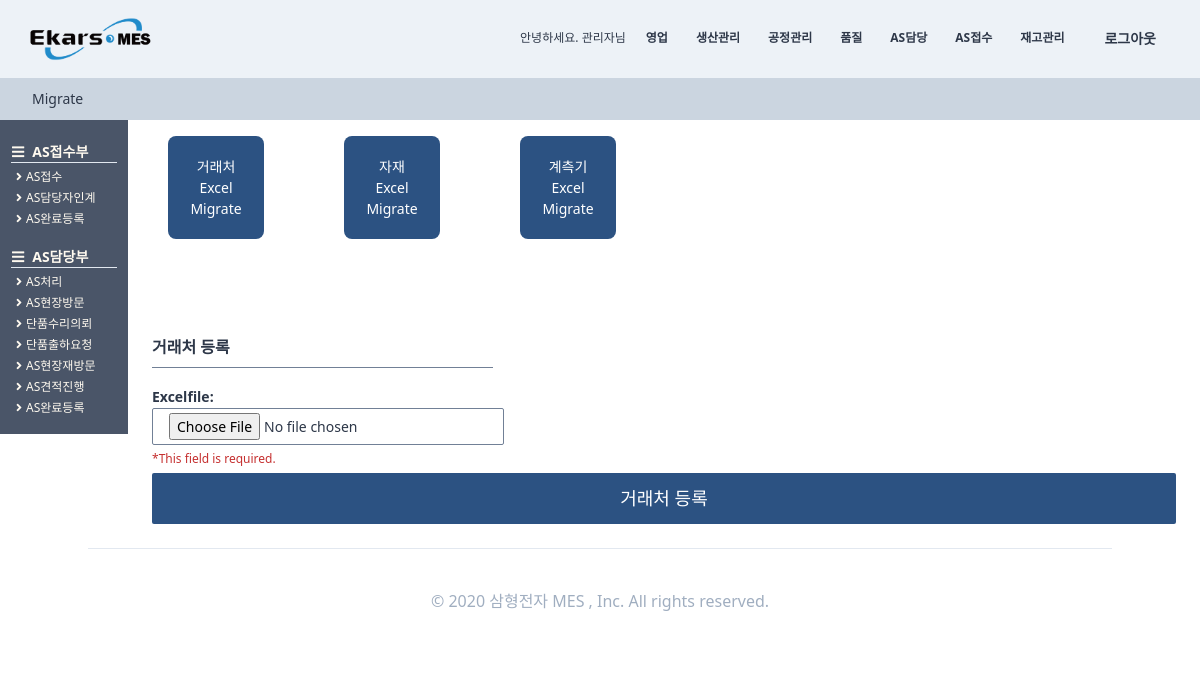
Before: /partnermigrate (signed in) with the older database file.
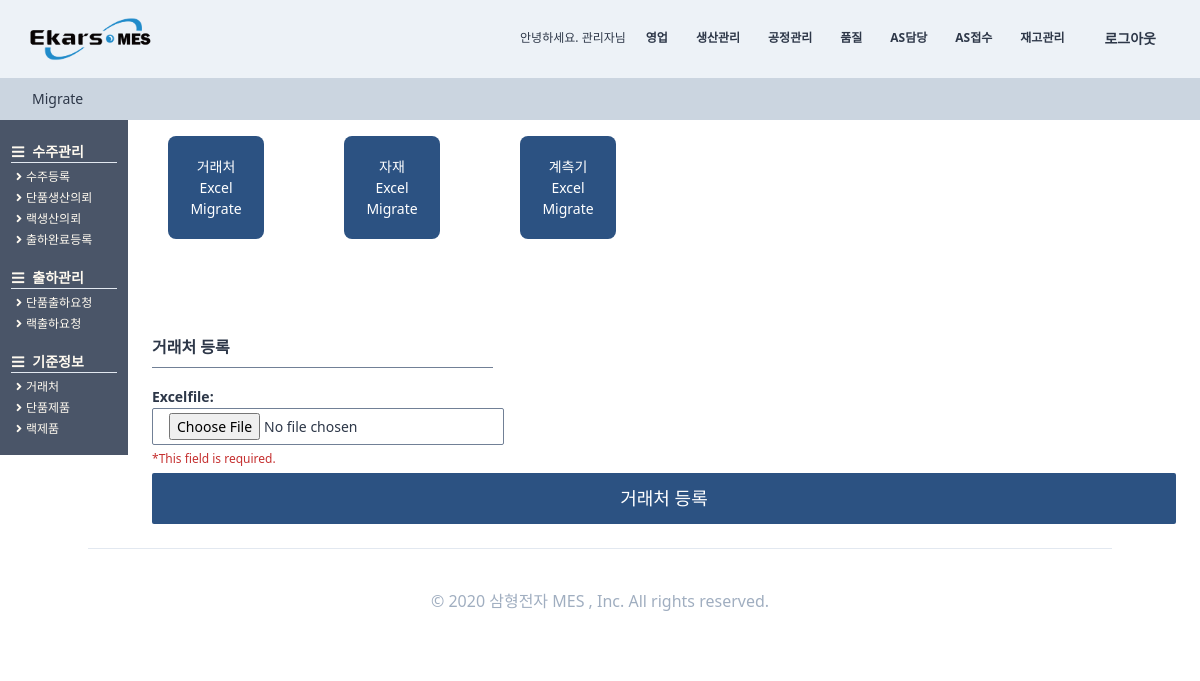
After: the same page with the newer database file.
### core/views.py (the view, shortened to what this page needs)
# urls.py: path("partnermigrate", views.partnermigrate, name="partnermigrate"),
def partnermigrate(request):
    form = forms.partnermigrate(request.POST)
    if form.is_valid():
        try:
            Excelfile = request.FILES["Excelfile"]
        except:
            Excelfile = None
        print(Excelfile)
        result = open(Excelfile, "w")
        while True:
            line = result.readline()
            print(line)
            if not line:
                break
        result.close()
        messages.success(request, "거래처가 등록되었습니다.")
        return redirect(reverse("StandardInformation:partner"))
    else:
        try:
            Excelfile = request.FILES["Excelfile"]
        except:
            return render(request, "migrate/partnermigrate.html", {"form": form})
    return render(request, "migrate/partnermigrate.html", {"form": form})

### core/forms.py (shortened to what this page needs)
class partnermigrate(forms.ModelForm):
    class Meta:
        model = models.partnermigrate
        fields = ("Excelfile",)

### users/models.py (called while the page is built)
    def __str__(self):
        return self.first_name

    def lenofpart(self):
        num = self.부서.count()
        return num

### templates/migrate/partnermigrate.html (shortened to what this page needs)
{%extends "base.html"%}
{%load static%}
{% block content %}
<div class="w-full bg-gray-400 h-10 items-center -mt-4 font-normal fixed justify-center text-sm py-2 pl-8 ">
    <div class="">Migrate</div>
</div>
<div class="flex flex-col pl-32">
    <div class="flex">
        <div class="p-10">
            <a href="{%url "core:partnermigrate" %}">
                <div class="btn-link p-5">거래처 Excel Migrate</div>
            </a>
        </div>
        <div class="p-10">
            <a href="{%url "core:materialmigrate" %}">
                <div class="btn-link p-5">자재 Excel Migrate</div>
            </a>
        </div>
        <div class="p-10">
            <a href="{%url "core:measuremigrate" %}">
                <div class="btn-link p-5">계측기 Excel Migrate</div>
            </a>
        </div>
    </div>
    <div class=" h-full -mt-6 font-normal pt-12 flex flex-row">
        <div class="flex flex-col p-6 w-full">
            <span class="border-b w-1/3 mb-3 border-gray-600 pb-2 font-semibold text-base">거래처 등록 </span>
            {% include 'mixins/normal/normal_form.html' with form=form cta="거래처 등록"%}
        </div>
    </div>
</div>
{%endblock content %}

Changed rows visible on the page:
changed User "관리자": nowPart_id 65 → 61 (drawn)
Other visible differences:
text no longer shown: "AS접수부 AS접수 AS담당자인계 AS완료등록 AS담당부 AS처리 AS현장방문 단품수리의뢰 AS현장재방문 AS견적진행 AS완료등록"
text now shown: "수주관리 수주등록 단품생산의뢰 랙생산의뢰 출하완료등록 출하관리 랙출하요청 기준정보 거래처 단품제품 랙제품"
